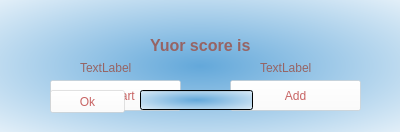
<?xml version="1.0" encoding="UTF-8"?>
<ui version="4.0">
 <class>Form</class>
 <widget class="QWidget" name="Form">
  <property name="geometry">
   <rect>
    <x>0</x>
    <y>0</y>
    <width>400</width>
    <height>132</height>
   </rect>
  </property>
  <property name="windowTitle">
   <string>Kazakh game</string>
  </property>
  <property name="windowIcon">
   <iconset>
    <normaloff>data/pyPlayer.png</normaloff>data/pyPlayer.png</iconset>
  </property>
  <property name="styleSheet">
   <string notr="true">background-color: qradialgradient(spread:pad, cx:0.5, cy:0.5, radius:0.869, fx:0.5, fy:0.5, stop:0 rgba(99, 168, 218, 255), stop:1 rgba(255, 255, 255, 255));</string>
  </property>
  <widget class="QLabel" name="label_score">
   <property name="geometry">
    <rect>
     <x>150</x>
     <y>30</y>
     <width>291</width>
     <height>31</height>
    </rect>
   </property>
   <property name="font">
    <font>
     <pointsize>12</pointsize>
     <weight>75</weight>
     <bold>true</bold>
    </font>
   </property>
   <property name="styleSheet">
    <string notr="true">background-color: rgba(255, 255, 255, 0);
color: rgb(150, 100, 100);</string>
   </property>
   <property name="text">
    <string>Yuor score is</string>
   </property>
  </widget>
  <widget class="QPushButton" name="restartb">
   <property name="geometry">
    <rect>
     <x>50</x>
     <y>80</y>
     <width>131</width>
     <height>31</height>
    </rect>
   </property>
   <property name="styleSheet">
    <string notr="true">font: 87 15pt &quot;Arial Black&quot;;
background-color: rgba(255, 255, 255, 100);
color: rgb(200, 100, 100);</string>
   </property>
   <property name="text">
    <string>Restart</string>
   </property>
  </widget>
  <widget class="QPushButton" name="add">
   <property name="geometry">
    <rect>
     <x>230</x>
     <y>80</y>
     <width>131</width>
     <height>31</height>
    </rect>
   </property>
   <property name="styleSheet">
    <string notr="true">font: 87 15pt &quot;Arial Black&quot;;
background-color: rgba(255, 255, 255, 100);
color: rgb(200, 100, 100);</string>
   </property>
   <property name="text">
    <string>Add</string>
   </property>
  </widget>
  <widget class="QLineEdit" name="lineEdit">
   <property name="geometry">
    <rect>
     <x>140</x>
     <y>90</y>
     <width>113</width>
     <height>20</height>
    </rect>
   </property>
  </widget>
  <widget class="QPushButton" name="ok">
   <property name="geometry">
    <rect>
     <x>50</x>
     <y>90</y>
     <width>75</width>
     <height>23</height>
    </rect>
   </property>
   <property name="styleSheet">
    <string notr="true">font: 87 10pt &quot;Arial Black&quot;;
background-color: rgba(255, 255, 255, 100);
color: rgb(200, 100, 100);</string>
   </property>
   <property name="text">
    <string>Ok</string>
   </property>
  </widget>
  <widget class="QLabel" name="ar">
   <property name="geometry">
    <rect>
     <x>80</x>
     <y>60</y>
     <width>91</width>
     <height>16</height>
    </rect>
   </property>
   <property name="styleSheet">
    <string notr="true">background-color: rgba(255, 255, 255, 0);
color: rgb(150, 100, 100);</string>
   </property>
   <property name="text">
    <string>TextLabel</string>
   </property>
  </widget>
  <widget class="QLabel" name="bs">
   <property name="geometry">
    <rect>
     <x>260</x>
     <y>60</y>
     <width>91</width>
     <height>16</height>
    </rect>
   </property>
   <property name="styleSheet">
    <string notr="true">background-color: rgba(255, 255, 255, 0);
color: rgb(150, 100, 100);</string>
   </property>
   <property name="text">
    <string>TextLabel</string>
   </property>
  </widget>
 </widget>
 <resources/>
 <connections/>
</ui>
